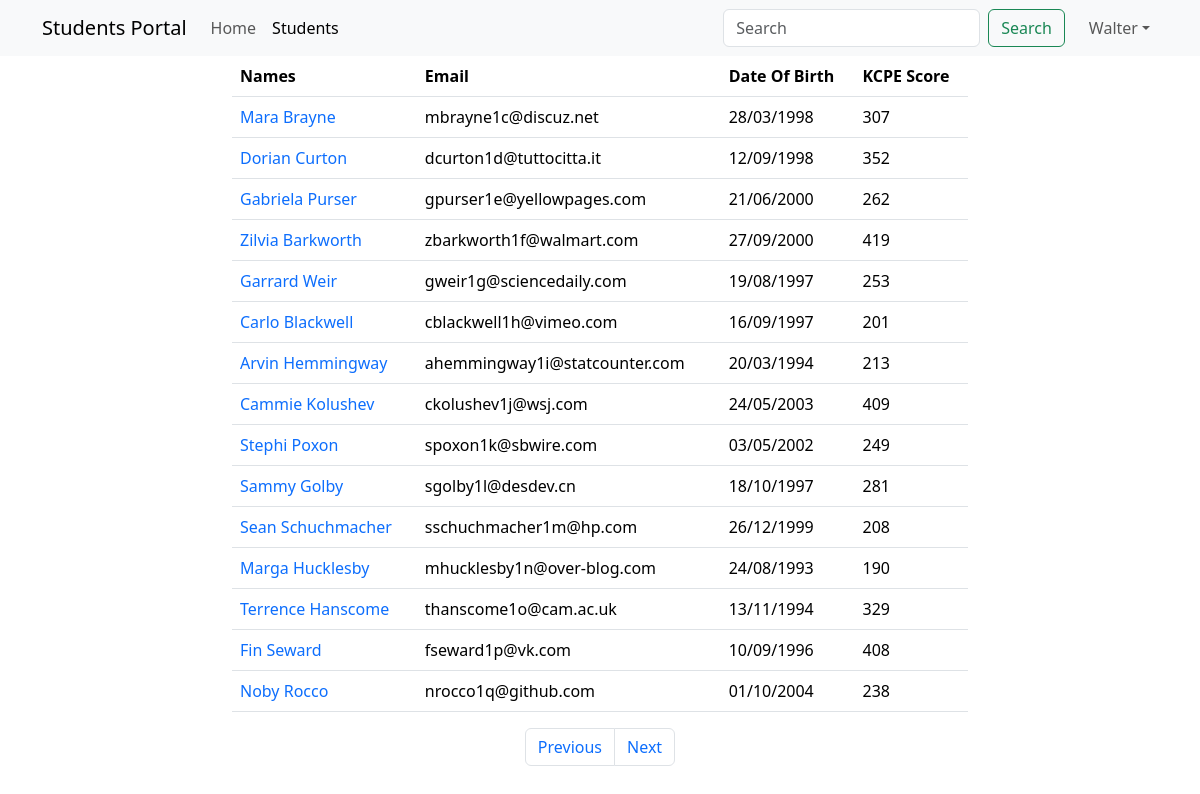
Screenshot of /show?page=4 (signed in) with the database file from the repository.
### main_app/models.py (models this page shows, shortened)
class Student(models.Model):
    first_name = models.CharField(max_length=25)
    last_name = models.CharField(max_length=25)
    dob = models.DateField()
    email = models.EmailField(unique=True)
    weight = models.DecimalField(max_digits=5, decimal_places=2)  # 100.500
    is_sporty = models.BooleanField(default=False)
    kcpe_score = models.IntegerField()
    profile_pic = models.ImageField(upload_to=generate_unique_name, null=True, default="students/default.png")
    created_at = models.DateTimeField(auto_now_add=True)
    updated_at = models.DateTimeField(auto_now=True)

### main_app/views.py (the view)
# urls.py: path('show', views.show_students, name="show"),
@login_required
def show_students(request):
    data = Student.objects.all()  # SELECT * FROM students
    paginator = Paginator(data, 15)
    page_number = request.GET.get("page")
    data = paginator.get_page(page_number)
    return render(request, "display.html", {"students": data})

### templates/display.html (shortened to what this page needs)
{% extends 'base.html' %}
{% block content %}
    {% include 'navbar.html' %}
    <div class="container">
        <div class="row justify-content-center">
            <div class="col-sm-8">
                <table class="table">
                    <thead>
                    <tr>
                        <th>Names</th>
                        <th>Email</th>
                        <th>Date Of Birth</th>
                        <th>KCPE Score</th>
                    </tr>
                    </thead>
                    <tbody>
                    {% for student in students %}
                        <tr>
                            <td>
                                <a href="{% url 'details' student.id %}"
                                   class="text-decoration-none">{{ student.first_name }} {{ student.last_name }}</a>
                            </td>
                            <td>{{ student.email }}</td>
                            <td>{{ student.dob | date:'d/m/Y' }}</td>
                            <td>{{ student.kcpe_score }}</td>
                        </tr>
                    {% endfor %}
                    </tbody>
                </table>
                <nav aria-label="Page navigation example">
                    <ul class="pagination justify-content-center">
                        {% if students.has_previous %}
                            <li class="page-item">
                                <a class="page-link" href='?page={{ students.previous_page_number }}'>Previous</a>
                            </li>
                        {% else %}
                            <li class="page-item disabled">
                                <a class="page-link" href='' tabindex="-1" aria-disabled="True">Previous</a>
                            </li>
                        {% endif %}
                        {% if students.has_next %}
                            <li class="page-item">
                                <a class="page-link" href='?page={{ students.next_page_number }}'>Next</a>
                            </li>
                        {% else %}
                            <li class="page-item disabled">
                                <a class="page-link" href='' tabindex="-1" aria-disabled="True">Next</a>
                            </li>
                        {% endif %}
                    </ul>
                </nav>
            </div>
        </div>
    </div>
{% endblock %}

### templates/navbar.html (shortened to what this page needs)
<nav class="navbar sticky-top navbar-expand-lg navbar-light bg-light">
    <div class="container">
        <a class="navbar-brand" href="{% url 'home' %}">Students Portal</a>
        <div class="collapse navbar-collapse" id="navbarTogglerDemo02">
            <ul class="navbar-nav me-auto mb-2 mb-lg-0">
                <li class="nav-item">
                    <a class="nav-link  {% if '/' == request.path %} active {% endif %}" aria-current="page"
                       href="{% url 'home' %}">Home</a>
                </li>
                <li class="nav-item">
                    <a class="nav-link {% if 'show' in request.path %} active {% endif %} " href="{% url 'show' %}">Students</a>
                </li>
            </ul>
            <form class="d-flex" method="get" action="{% url 'search' %}">
                <input class="form-control me-2" name="search" type="search" placeholder="Search" aria-label="Search">
                <button class="btn btn-outline-success" type="submit">Search</button>
            </form>
            <ul class="navbar-nav ms-3 mb-2 mb-lg-0">
                <li class="nav-item dropdown">
                    <a class="nav-link dropdown-toggle" href="#" role="button" data-bs-toggle="dropdown">{{ user.first_name }}</a>
                </li>
            </ul>
        </div>
    </div>
</nav>

### rows the page displays
Student: first_name "Mara", last_name "Brayne", email "mbrayne1c@discuz.net", dob "28/03/1998", kcpe_score "307"
Student: first_name "Dorian", last_name "Curton", email "dcurton1d@tuttocitta.it", dob "12/09/1998", kcpe_score "352"
Student: first_name "Gabriela", last_name "Purser", email "gpurser1e@yellowpages.com", dob "21/06/2000", kcpe_score "262"
Student: first_name "Zilvia", last_name "Barkworth", email "zbarkworth1f@walmart.com", dob "27/09/2000", kcpe_score "419"
Student: first_name "Garrard", last_name "Weir", email "gweir1g@sciencedaily.com", dob "19/08/1997", kcpe_score "253"
Student: first_name "Carlo", last_name "Blackwell", email "cblackwell1h@vimeo.com", dob "16/09/1997", kcpe_score "201"
Student: first_name "Arvin", last_name "Hemmingway", email "ahemmingway1i@statcounter.com", dob "20/03/1994", kcpe_score "213"
Student: first_name "Cammie", last_name "Kolushev", email "ckolushev1j@wsj.com", dob "24/05/2003", kcpe_score "409"
Student: first_name "Stephi", last_name "Poxon", email "spoxon1k@sbwire.com", dob "03/05/2002", kcpe_score "249"
Student: first_name "Sammy", last_name "Golby", email "sgolby1l@desdev.cn", dob "18/10/1997", kcpe_score "281"
Student: first_name "Sean", last_name "Schuchmacher", email "sschuchmacher1m@hp.com", dob "26/12/1999", kcpe_score "208"
Student: first_name "Marga", last_name "Hucklesby", email "mhucklesby1n@over-blog.com", dob "24/08/1993", kcpe_score "190"
Student: first_name "Terrence", last_name "Hanscome", email "thanscome1o@cam.ac.uk", dob "13/11/1994", kcpe_score "329"
Student: first_name "Fin", last_name "Seward", email "fseward1p@vk.com", dob "10/09/1996", kcpe_score "408"
Student: first_name "Noby", last_name "Rocco", email "nrocco1q@github.com", dob "01/10/2004", kcpe_score "238"

### other values shown
{{ user.first_name }} "Walter"
